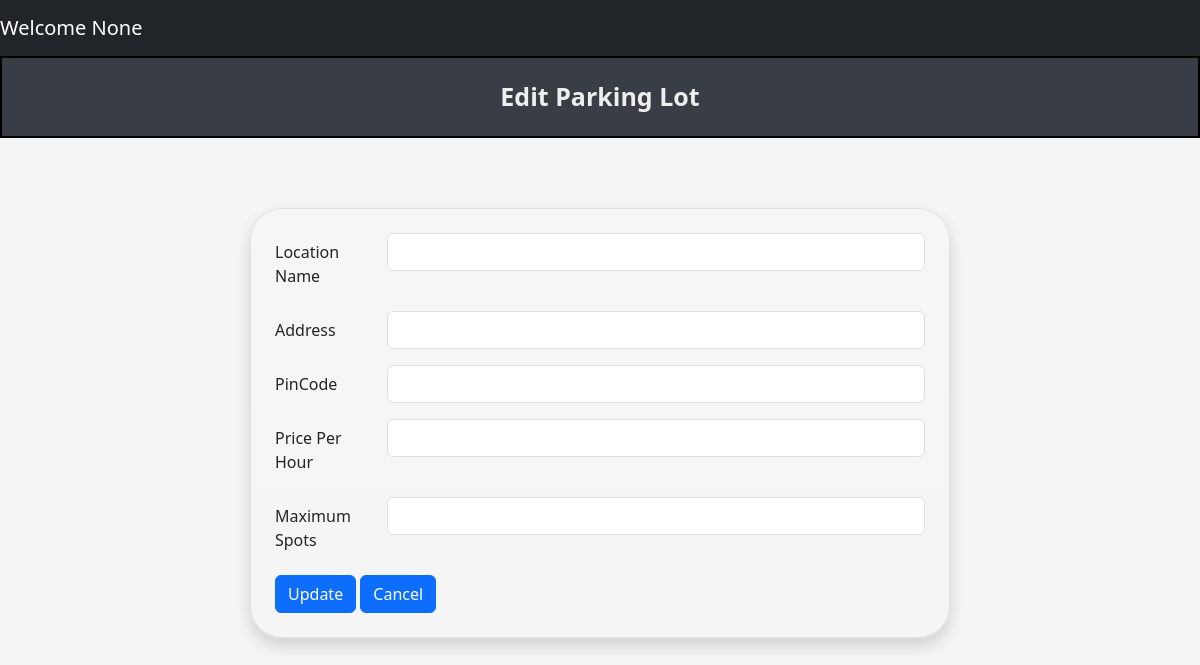
The app's page /admin/edit?lot_id=2, older data.
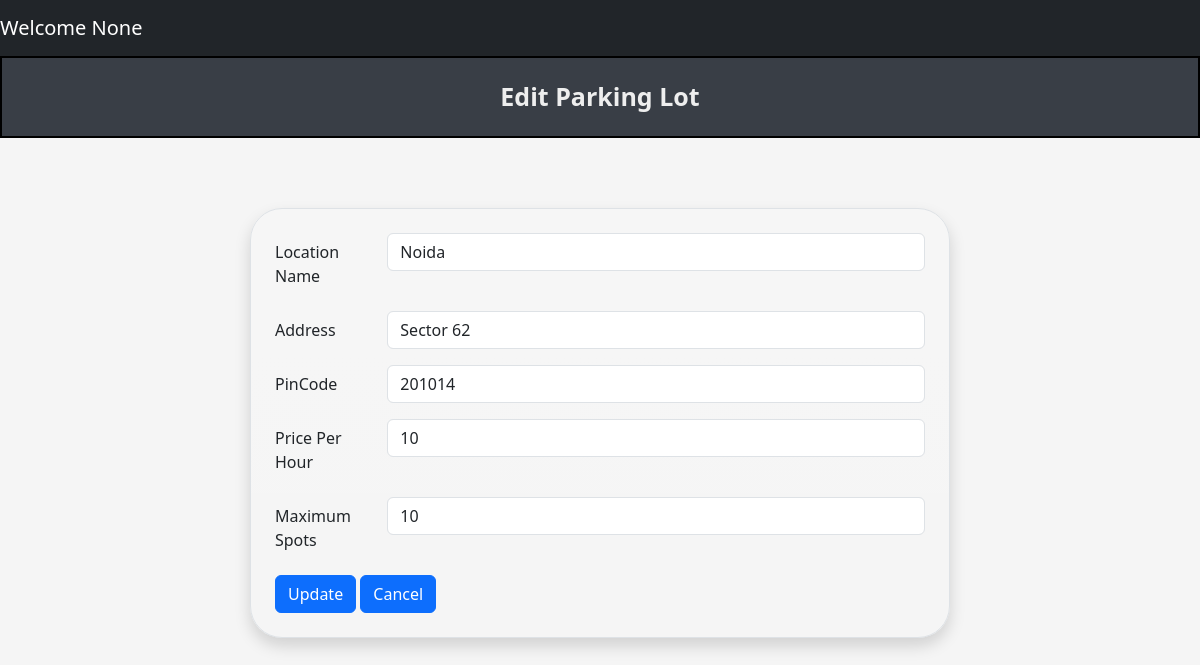
The same page, newer data.
### tables this page shows
CREATE TABLE ParkingLot (
            lot_id INTEGER PRIMARY KEY AUTOINCREMENT,
            location_name TEXT NOT NULL,
            address TEXT NOT NULL,
            pincode TEXT NOT NULL,
            price INTEGER NOT NULL, 
            maxSpots INTEGER NOT NULL
        );

### controllers/admin_controller.py (the view, shortened to what this page needs)
@admin.route('/admin/edit', methods=['GET', 'POST'])
def editSpot():
    lot_id = request.args.get('lot_id', type=int)
    print("Lot id : ", lot_id)
    parkinglotdata = fetch_parking_lot(lot_id)
    return render_template("admin/editParkinglot.html", parking_lot_data = parkinglotdata, lot_id = lot_id)

### models/parking_lot.py (called while the page is built)
def fetch_parking_lot(lot_id):
    connection = sqlite3.connect(DATABASE_PARKING)
    cur = connection.cursor()
    cur.execute(
        '''
            Select * from ParkingLot where lot_id = (?)
        ''',(lot_id,)
    )
    parkinglotData = cur.fetchone()
    connection.commit()
    connection.close()
    return parkinglotData

### templates/admin/editParkinglot.html (shortened to what this page needs)
{% extends "navbar.html" %}
{% block content %}
    <div class="title"> Edit Parking Lot </div>
    <div style="padding: 50px;" class="d-flex justify-content-center align-items-center min-vh-50">
        <form id="lotForm" class="border p-4 bg-gradient rounded-5 shadow" style="width: 100%; max-width: 700px;">
            <div class="row mb-3">
                <label for="locationName" class="col-sm-2 col-form-label">Location Name</label>
                <div class="col-sm-10">
                    <input type="text" class="form-control" id="locationName" value="{{ parking_lot_data[1] }}" required>
                </div>
            </div>
            <div class="row mb-3">
                <label for="address" class="col-sm-2 col-form-label">Address</label>
                <div class="col-sm-10">
                    <input type="text" class="form-control" id="address" value = "{{parking_lot_data[2]}}"required>
                </div>
            </div>
            <div class="row mb-3">
                <label for="pincode" class="col-sm-2 col-form-label">PinCode</label>
                <div class="col-sm-10">
                    <input type="number" class="form-control" id="pincode" value="{{parking_lot_data[3]}}" required>
                </div>
            </div>
            <div class="row mb-3">
                <label for="pricePerHour" class="col-sm-2 col-form-label">Price Per Hour</label>
                <div class="col-sm-10">
                    <input type="number" class="form-control" id="pricePerHour" value="{{parking_lot_data[4]}}" required>
                </div>
            </div>
            <div class="row mb-3">
                <label for="maxSpots" class="col-sm-2 col-form-label">Maximum Spots</label>
                <div class="col-sm-10">
                    <input type="number" class="form-control" id="maxSpots" value="{{parking_lot_data[5]}}" required>
                </div>
            </div>
            <span>
                <button id="update" type="submit" class="btn btn-primary" >Update</button>
                <button id="cancel" type="button" class="btn btn-primary" onclick="window.location.href='/admin/dashboard'">Cancel</button>
            </span>
        </form>
    </div>
{% endblock %}

Row changes from the older to the newer data that the page shows:
added ParkingLot: location_name "Noida", address "Sector 62", pincode "201014", price "10", maxSpots "10"
